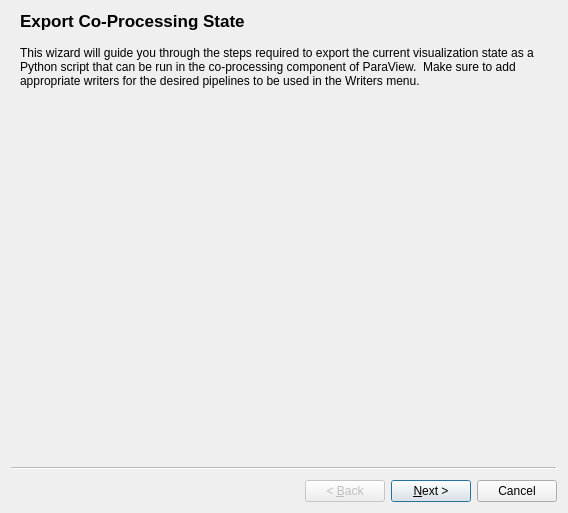
<?xml version="1.0" encoding="UTF-8"?>
<ui version="4.0">
 <class>ExportStateWizard</class>
 <widget class="QWizard" name="ExportStateWizard">
  <property name="geometry">
   <rect>
    <x>0</x>
    <y>0</y>
    <width>568</width>
    <height>513</height>
   </rect>
  </property>
  <property name="minimumSize">
   <size>
    <width>300</width>
    <height>320</height>
   </size>
  </property>
  <property name="windowTitle">
   <string>Export State</string>
  </property>
  <widget class="QWizardPage" name="wizardPage1">
   <property name="title">
    <string>Export Co-Processing State</string>
   </property>
   <attribute name="pageId">
    <string notr="true">0</string>
   </attribute>
   <layout class="QGridLayout" name="gridLayout">
    <item row="0" column="0">
     <widget class="QLabel" name="label">
      <property name="text">
       <string>This wizard will guide you through the steps required to export the current visualization state as a Python script that can be run in the co-processing component of ParaView.  Make sure to add appropriate writers for the desired pipelines to be used in the Writers menu.</string>
      </property>
      <property name="alignment">
       <set>Qt::AlignLeading|Qt::AlignLeft|Qt::AlignTop</set>
      </property>
      <property name="wordWrap">
       <bool>true</bool>
      </property>
     </widget>
    </item>
    <item row="1" column="0">
     <spacer name="verticalSpacer_2">
      <property name="orientation">
       <enum>Qt::Vertical</enum>
      </property>
      <property name="sizeHint" stdset="0">
       <size>
        <width>20</width>
        <height>40</height>
       </size>
      </property>
     </spacer>
    </item>
   </layout>
  </widget>
  <widget class="pqSGExportStateWizardPage2" name="wizardPage2">
   <property name="title">
    <string>Select Simulation Inputs</string>
   </property>
   <property name="subTitle">
    <string>Select the sources in this visualization that are inputs from the simulation. Use Ctrl to select multiple sources.</string>
   </property>
   <attribute name="pageId">
    <string notr="true">1</string>
   </attribute>
   <layout class="QGridLayout" name="gridLayout_2">
    <item row="0" column="0" rowspan="3">
     <widget class="QListWidget" name="allInputs">
      <property name="selectionMode">
       <enum>QAbstractItemView::ExtendedSelection</enum>
      </property>
     </widget>
    </item>
    <item row="0" column="1">
     <spacer name="verticalSpacer">
      <property name="orientation">
       <enum>Qt::Vertical</enum>
      </property>
      <property name="sizeHint" stdset="0">
       <size>
        <width>20</width>
        <height>128</height>
       </size>
      </property>
     </spacer>
    </item>
    <item row="0" column="2" rowspan="3">
     <widget class="QListWidget" name="simulationInputs">
      <property name="selectionMode">
       <enum>QAbstractItemView::ExtendedSelection</enum>
      </property>
     </widget>
    </item>
    <item row="1" column="1">
     <widget class="QPushButton" name="addButton">
      <property name="enabled">
       <bool>false</bool>
      </property>
      <property name="text">
       <string>Add</string>
      </property>
     </widget>
    </item>
    <item row="2" column="1">
     <widget class="QPushButton" name="removeButton">
      <property name="enabled">
       <bool>false</bool>
      </property>
      <property name="text">
       <string>Remove</string>
      </property>
     </widget>
    </item>
   </layout>
  </widget>
  <widget class="pqSGExportStateWizardPage3" name="wizardPage">
   <property name="title">
    <string>Name Simulation Inputs</string>
   </property>
   <property name="subTitle">
    <string>Assign names for the selected simulation inputs.</string>
   </property>
   <attribute name="pageId">
    <string notr="true">2</string>
   </attribute>
   <layout class="QGridLayout" name="gridLayout_3">
    <item row="0" column="0">
     <widget class="QTableWidget" name="nameWidget">
      <property name="alternatingRowColors">
       <bool>true</bool>
      </property>
      <property name="selectionMode">
       <enum>QAbstractItemView::SingleSelection</enum>
      </property>
      <attribute name="horizontalHeaderStretchLastSection">
       <bool>true</bool>
      </attribute>
      <column>
       <property name="text">
        <string>Pipeline Name</string>
       </property>
      </column>
      <column>
       <property name="text">
        <string>Simulation Name</string>
       </property>
      </column>
     </widget>
    </item>
   </layout>
  </widget>
  <widget class="QWizardPage" name="wizardPage_2">
   <property name="title">
    <string>Configuration</string>
   </property>
   <property name="subTitle">
    <string>Select state configuration options.</string>
   </property>
   <layout class="QGridLayout" name="gridLayout_4">
    <item row="0" column="0" colspan="2">
     <widget class="QCheckBox" name="liveViz">
      <property name="text">
       <string>Live Visualization</string>
      </property>
     </widget>
    </item>
    <item row="1" column="0">
     <widget class="QSpinBox" name="timeCompartmentSize">
      <property name="toolTip">
       <string>The number of processes working together on a specific time step.</string>
      </property>
      <property name="layoutDirection">
       <enum>Qt::RightToLeft</enum>
      </property>
      <property name="suffix">
       <string/>
      </property>
      <property name="prefix">
       <string/>
      </property>
      <property name="minimum">
       <number>1</number>
      </property>
      <property name="maximum">
       <number>1000</number>
      </property>
     </widget>
    </item>
    <item row="1" column="1">
     <widget class="QLabel" name="label_2">
      <property name="text">
       <string>Time compartment size</string>
      </property>
     </widget>
    </item>
    <item row="1" column="2">
     <spacer name="horizontalSpacer">
      <property name="orientation">
       <enum>Qt::Horizontal</enum>
      </property>
      <property name="sizeHint" stdset="0">
       <size>
        <width>215</width>
        <height>20</height>
       </size>
      </property>
     </spacer>
    </item>
    <item row="2" column="0" colspan="2">
     <widget class="QCheckBox" name="outputRendering">
      <property name="enabled">
       <bool>true</bool>
      </property>
      <property name="text">
       <string>Output rendering components i.e. views</string>
      </property>
      <property name="checked">
       <bool>false</bool>
      </property>
     </widget>
    </item>
    <item row="3" column="0" colspan="2">
     <widget class="QCheckBox" name="rescaleDataRange">
      <property name="enabled">
       <bool>true</bool>
      </property>
      <property name="toolTip">
       <string>Check to rescale the data range every outputted time step.</string>
      </property>
      <property name="whatsThis">
       <string>Check to rescale the data range every outputted time step.</string>
      </property>
      <property name="layoutDirection">
       <enum>Qt::LeftToRight</enum>
      </property>
      <property name="text">
       <string>Rescale to Data Range</string>
      </property>
     </widget>
    </item>
    <item row="4" column="0" colspan="2">
     <widget class="QStackedWidget" name="viewsContainer">
      <property name="sizePolicy">
       <sizepolicy hsizetype="Expanding" vsizetype="Expanding">
        <horstretch>0</horstretch>
        <verstretch>0</verstretch>
       </sizepolicy>
      </property>
      <property name="minimumSize">
       <size>
        <width>300</width>
        <height>196</height>
       </size>
      </property>
      <property name="frameShape">
       <enum>QFrame::Box</enum>
      </property>
      <property name="frameShadow">
       <enum>QFrame::Sunken</enum>
      </property>
     </widget>
    </item>
    <item row="5" column="0">
     <widget class="QPushButton" name="nextView">
      <property name="enabled">
       <bool>false</bool>
      </property>
      <property name="text">
       <string>Next View</string>
      </property>
     </widget>
    </item>
    <item row="6" column="0" colspan="2">
     <widget class="QPushButton" name="previousView">
      <property name="enabled">
       <bool>false</bool>
      </property>
      <property name="text">
       <string>Previous View</string>
      </property>
     </widget>
    </item>
   </layout>
  </widget>
 </widget>
 <customwidgets>
  <customwidget>
   <class>pqSGExportStateWizardPage2</class>
   <extends>QWizardPage</extends>
   <header>QWizardPage</header>
   <container>1</container>
  </customwidget>
  <customwidget>
   <class>pqSGExportStateWizardPage3</class>
   <extends>QWizardPage</extends>
   <header>QWizardPage</header>
   <container>1</container>
  </customwidget>
 </customwidgets>
 <resources/>
 <connections>
  <connection>
   <sender>outputRendering</sender>
   <signal>toggled(bool)</signal>
   <receiver>previousView</receiver>
   <slot>setVisible(bool)</slot>
   <hints>
    <hint type="sourcelabel">
     <x>156</x>
     <y>86</y>
    </hint>
    <hint type="destinationlabel">
     <x>138</x>
     <y>339</y>
    </hint>
   </hints>
  </connection>
  <connection>
   <sender>outputRendering</sender>
   <signal>toggled(bool)</signal>
   <receiver>nextView</receiver>
   <slot>setVisible(bool)</slot>
   <hints>
    <hint type="sourcelabel">
     <x>156</x>
     <y>86</y>
    </hint>
    <hint type="destinationlabel">
     <x>272</x>
     <y>339</y>
    </hint>
   </hints>
  </connection>
  <connection>
   <sender>outputRendering</sender>
   <signal>toggled(bool)</signal>
   <receiver>viewsContainer</receiver>
   <slot>setVisible(bool)</slot>
   <hints>
    <hint type="sourcelabel">
     <x>156</x>
     <y>86</y>
    </hint>
    <hint type="destinationlabel">
     <x>243</x>
     <y>217</y>
    </hint>
   </hints>
  </connection>
 </connections>
</ui>
